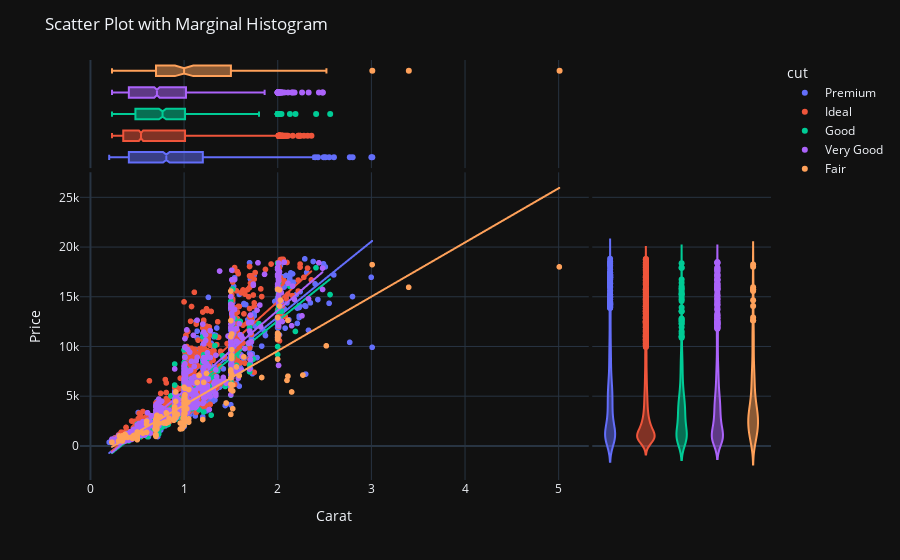

The code cell stored with this chart in its notebook:
### Markdown cell above
# 🐔: Box + violin

### Code cell
fig = px.scatter(
    df,
    x="carat",
    y="price",
    marginal_x="box",
    marginal_y="violin",
    color="cut",
    trendline="ols",
)

fig.update_layout(
    template="plotly_dark",
    title="Scatter Plot with Marginal Histogram",
    xaxis_title="Carat",
    yaxis_title="Price",
)
fig.show()

### Figure 1 — Plotly figure (JSON) as saved in the notebook; plotly's stock layout.template omitted (floating-point values rounded to 4 significant figures; data arrays with more than 128 entries replaced by an {"elided": "..."} marker saying what was removed)
{"data": [{"hovertemplate": "cut=Premium<br>carat=%{x}<br>price=%{y}<extra></extra>", "legendgroup": "Premium", "marker": {"color": "#636efa", "symbol": "circle"}, "mode": "markers", "name": "Premium", "showlegend": true, "type": "scattergl", "x": {"elided": "1241 float values"}, "xaxis": "x", "y": {"elided": "1241 int values"}, "yaxis": "y"}, {"alignmentgroup": "True", "hovertemplate": "cut=Premium<br>carat=%{x}<extra></extra>", "legendgroup": "Premium", "marker": {"color": "#636efa", "symbol": "circle"}, "name": "Premium", "notched": true, "offsetgroup": "Premium", "showlegend": false, "type": "box", "x": {"elided": "1241 float values"}, "xaxis": "x3", "yaxis": "y3"}, {"alignmentgroup": "True", "hovertemplate": "cut=Premium<br>price=%{y}<extra></extra>", "legendgroup": "Premium", "marker": {"color": "#636efa", "symbol": "circle"}, "name": "Premium", "offsetgroup": "Premium", "scalegroup": "y", "showlegend": false, "type": "violin", "xaxis": "x2", "y": {"elided": "1241 int values"}, "yaxis": "y2"}, {"hovertemplate": "<b>OLS trendline</b><br>price = 7596.8 * carat + -2235.83<br>R<sup>2</sup>=0.858696<br><br>cut=Premium<br>carat=%{x}<br>price=%{y} <b>(trend)</b><extra></extra>", "legendgroup": "Premium", "marker": {"color": "#636efa", "symbol": "circle"}, "mode": "lines", "name": "Premium", "showlegend": false, "type": "scattergl", "x": {"elided": "1241 float values"}, "xaxis": "x", "y": {"elided": "1241 float values"}, "yaxis": "y"}, {"hovertemplate": "cut=Ideal<br>carat=%{x}<br>price=%{y}<extra></extra>", "legendgroup": "Ideal", "marker": {"color": "#EF553B", "symbol": "circle"}, "mode": "markers", "name": "Ideal", "showlegend": true, "type": "scattergl", "x": {"elided": "2025 float values"}, "xaxis": "x", "y": {"elided": "2025 int values"}, "yaxis": "y"}, {"alignmentgroup": "True", "hovertemplate": "cut=Ideal<br>carat=%{x}<extra></extra>", "legendgroup": "Ideal", "marker": {"color": "#EF553B", "symbol": "circle"}, "name": "Ideal", "notched": true, "offsetgroup": "Ideal", "showlegend": false, "type": "box", "x": {"elided": "2025 float values"}, "xaxis": "x3", "yaxis": "y3"}, {"alignmentgroup": "True", "hovertemplate": "cut=Ideal<br>price=%{y}<extra></extra>", "legendgroup": "Ideal", "marker": {"color": "#EF553B", "symbol": "circle"}, "name": "Ideal", "offsetgroup": "Ideal", "scalegroup": "y", "showlegend": false, "type": "violin", "xaxis": "x2", "y": {"elided": "2025 int values"}, "yaxis": "y2"}, {"hovertemplate": "<b>OLS trendline</b><br>price = 8495.12 * carat + -2474.87<br>R<sup>2</sup>=0.872151<br><br>cut=Ideal<br>carat=%{x}<br>price=%{y} <b>(trend)</b><extra></extra>", "legendgroup": "Ideal", "marker": {"color": "#EF553B", "symbol": "circle"}, "mode": "lines", "name": "Ideal", "showlegend": false, "type": "scattergl", "x": {"elided": "2025 float values"}, "xaxis": "x", "y": {"elided": "2025 float values"}, "yaxis": "y"}, {"hovertemplate": "cut=Good<br>carat=%{x}<br>price=%{y}<extra></extra>", "legendgroup": "Good", "marker": {"color": "#00cc96", "symbol": "circle"}, "mode": "markers", "name": "Good", "showlegend": true, "type": "scattergl", "x": {"elided": "465 float values"}, "xaxis": "x", "y": {"elided": "465 int values"}, "yaxis": "y"}, {"alignmentgroup": "True", "hovertemplate": "cut=Good<br>carat=%{x}<extra></extra>", "legendgroup": "Good", "marker": {"color": "#00cc96", "symbol": "circle"}, "name": "Good", "notched": true, "offsetgroup": "Good", "showlegend": false, "type": "box", "x": {"elided": "465 float values"}, "xaxis": "x3", "yaxis": "y3"}, {"alignmentgroup": "True", "hovertemplate": "cut=Good<br>price=%{y}<extra></extra>", "legendgroup": "Good", "marker": {"color": "#00cc96", "symbol": "circle"}, "name": "Good", "offsetgroup": "Good", "scalegroup": "y", "showlegend": false, "type": "violin", "xaxis": "x2", "y": {"elided": "465 int values"}, "yaxis": "y2"}, {"hovertemplate": "<b>OLS trendline</b><br>price = 7514.48 * carat + -2459.23<br>R<sup>2</sup>=0.869618<br><br>cut=Good<br>carat=%{x}<br>price=%{y} <b>(trend)</b><extra></extra>", "legendgroup": "Good", "marker": {"color": "#00cc96", "symbol": "circle"}, "mode": "lines", "name": "Good", "showlegend": false, "type": "scattergl", "x": {"elided": "465 float values"}, "xaxis": "x", "y": {"elided": "465 float values"}, "yaxis": "y"}, {"hovertemplate": "cut=Very Good<br>carat=%{x}<br>price=%{y}<extra></extra>", "legendgroup": "Very Good", "marker": {"color": "#ab63fa", "symbol": "circle"}, "mode": "markers", "name": "Very Good", "showlegend": true, "type": "scattergl", "x": {"elided": "1105 float values"}, "xaxis": "x", "y": {"elided": "1105 int values"}, "yaxis": "y"}, {"alignmentgroup": "True", "hovertemplate": "cut=Very Good<br>carat=%{x}<extra></extra>", "legendgroup": "Very Good", "marker": {"color": "#ab63fa", "symbol": "circle"}, "name": "Very Good", "notched": true, "offsetgroup": "Very Good", "showlegend": false, "type": "box", "x": {"elided": "1105 float values"}, "xaxis": "x3", "yaxis": "y3"}, {"alignmentgroup": "True", "hovertemplate": "cut=Very Good<br>price=%{y}<extra></extra>", "legendgroup": "Very Good", "marker": {"color": "#ab63fa", "symbol": "circle"}, "name": "Very Good", "offsetgroup": "Very Good", "scalegroup": "y", "showlegend": false, "type": "violin", "xaxis": "x2", "y": {"elided": "1105 int values"}, "yaxis": "y2"}, {"hovertemplate": "<b>OLS trendline</b><br>price = 8066.04 * carat + -2514.95<br>R<sup>2</sup>=0.868865<br><br>cut=Very Good<br>carat=%{x}<br>price=%{y} <b>(trend)</b><extra></extra>", "legendgroup": "Very Good", "marker": {"color": "#ab63fa", "symbol": "circle"}, "mode": "lines", "name": "Very Good", "showlegend": false, "type": "scattergl", "x": {"elided": "1105 float values"}, "xaxis": "x", "y": {"elided": "1105 float values"}, "yaxis": "y"}, {"hovertemplate": "cut=Fair<br>carat=%{x}<br>price=%{y}<extra></extra>", "legendgroup": "Fair", "marker": {"color": "#FFA15A", "symbol": "circle"}, "mode": "markers", "name": "Fair", "showlegend": true, "type": "scattergl", "x": {"elided": "164 float values"}, "xaxis": "x", "y": {"elided": "164 int values"}, "yaxis": "y"}, {"alignmentgroup": "True", "hovertemplate": "cut=Fair<br>carat=%{x}<extra></extra>", "legendgroup": "Fair", "marker": {"color": "#FFA15A", "symbol": "circle"}, "name": "Fair", "notched": true, "offsetgroup": "Fair", "showlegend": false, "type": "box", "x": {"elided": "164 float values"}, "xaxis": "x3", "yaxis": "y3"}, {"alignmentgroup": "True", "hovertemplate": "cut=Fair<br>price=%{y}<extra></extra>", "legendgroup": "Fair", "marker": {"color": "#FFA15A", "symbol": "circle"}, "name": "Fair", "offsetgroup": "Fair", "scalegroup": "y", "showlegend": false, "type": "violin", "xaxis": "x2", "y": {"elided": "164 int values"}, "yaxis": "y2"}, {"hovertemplate": "<b>OLS trendline</b><br>price = 5452.97 * carat + -1350.02<br>R<sup>2</sup>=0.760711<br><br>cut=Fair<br>carat=%{x}<br>price=%{y} <b>(trend)</b><extra></extra>", "legendgroup": "Fair", "marker": {"color": "#FFA15A", "symbol": "circle"}, "mode": "lines", "name": "Fair", "showlegend": false, "type": "scattergl", "x": {"elided": "164 float values"}, "xaxis": "x", "y": {"elided": "164 float values"}, "yaxis": "y"}], "layout": {"legend": {"title": {"text": "cut"}, "tracegroupgap": 0}, "margin": {"t": 60}, "title": {"text": "Scatter Plot with Marginal Histogram"}, "xaxis": {"anchor": "y", "domain": [0, 0.7363], "title": {"text": "Carat"}}, "xaxis2": {"anchor": "y2", "domain": [0.7413, 1], "matches": "x2", "showgrid": false, "showline": false, "showticklabels": false, "ticks": ""}, "xaxis3": {"anchor": "y3", "domain": [0, 0.7363], "matches": "x", "showgrid": true, "showticklabels": false}, "xaxis4": {"anchor": "y4", "domain": [0.7413, 1], "matches": "x2", "showgrid": false, "showline": false, "showticklabels": false, "ticks": ""}, "yaxis": {"anchor": "x", "domain": [0, 0.7326], "title": {"text": "Price"}}, "yaxis2": {"anchor": "x2", "domain": [0, 0.7326], "matches": "y", "showgrid": true, "showticklabels": false}, "yaxis3": {"anchor": "x3", "domain": [0.7426, 1], "matches": "y3", "showgrid": false, "showline": false, "showticklabels": false, "ticks": ""}, "yaxis4": {"anchor": "x4", "domain": [0.7426, 1], "matches": "y3", "showgrid": true, "showline": false, "showticklabels": false, "ticks": ""}}}
